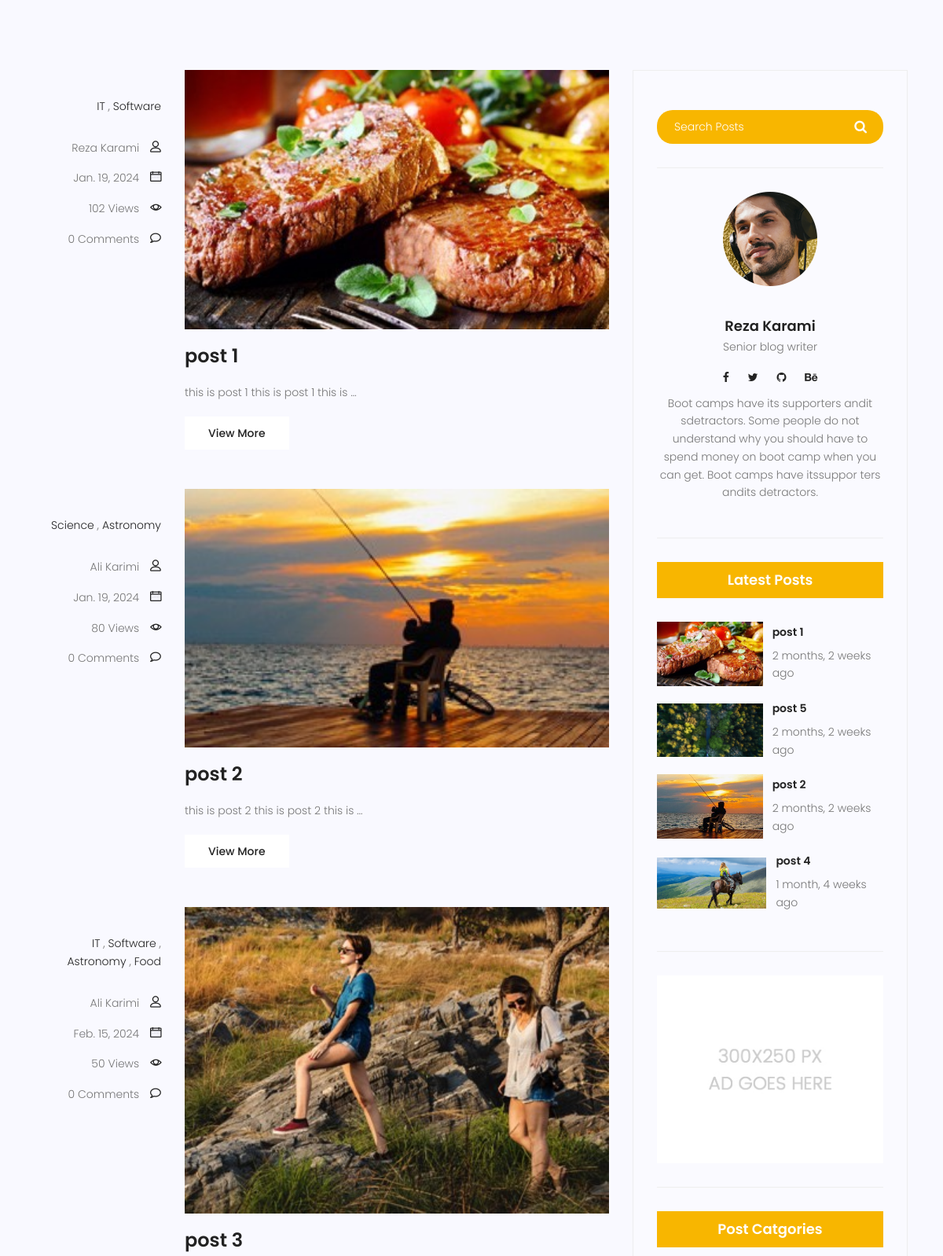
/blog/ (middle part), run on an earlier commit of the app's database.
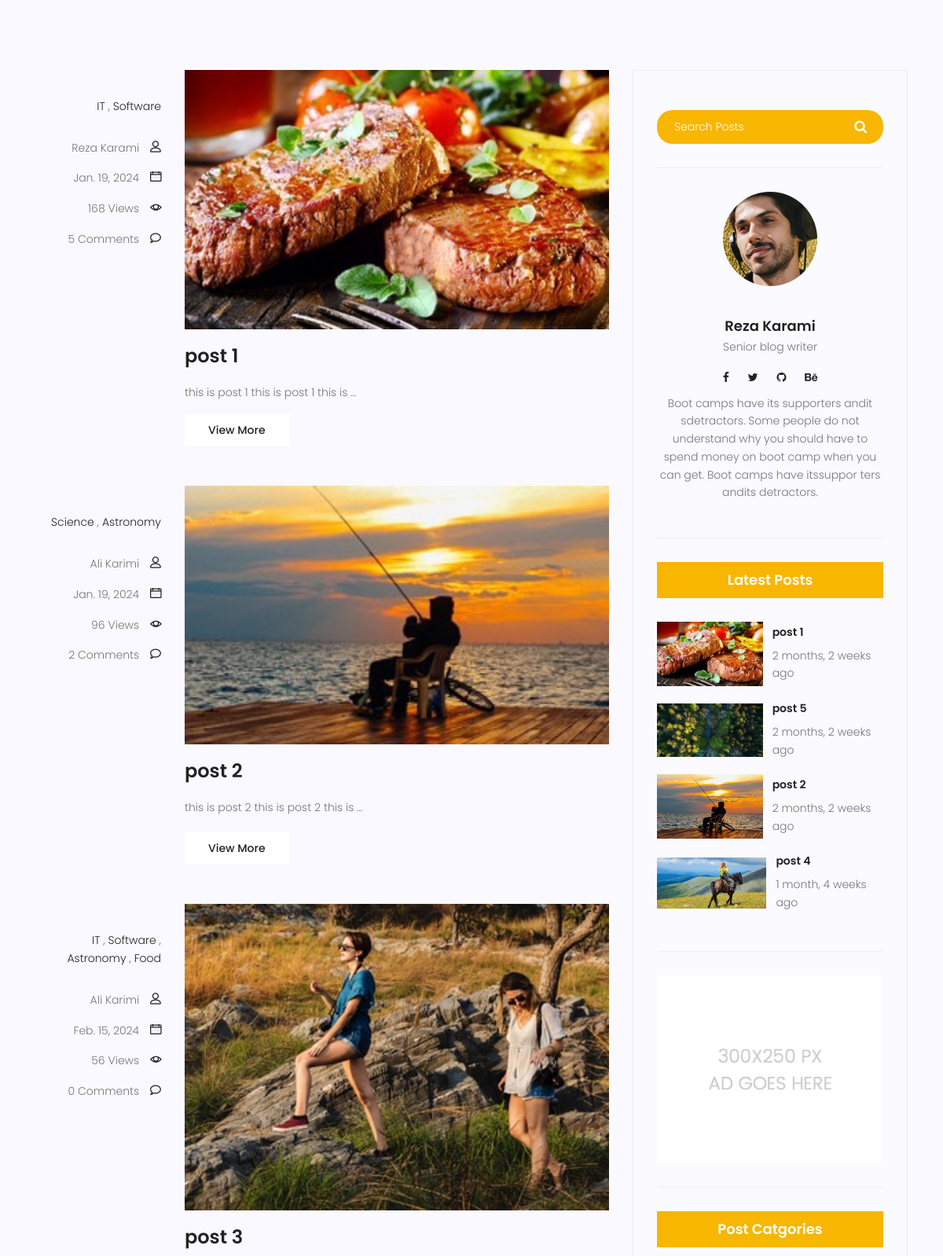
And on a later commit of the database.
### blog/models.py (models this page shows, shortened)
class Post(models.Model):
    image = models.ImageField(upload_to= 'blog/',default='blog/default.jpg')
    author = models.ForeignKey(User,on_delete=models.SET_NULL,null=True)
    title = models.CharField(max_length=255)
    content = models.TextField()
    tags = TaggableManager()
    category = models.ManyToManyField(Category)
    counted_views = models.IntegerField(default=0)
    status = models.BooleanField(default=False)
    published_date = models.DateTimeField(null=True)
    created_date = models.DateTimeField(auto_now_add=True)
    updated_date = models.DateTimeField(auto_now=True)
    class Meta():
        ordering = ['created_date']

### blog/views.py (the view)
# urls.py: path('', blog_view, name="index"),
def blog_view(request, **kwargs):
    posts = Post.objects.filter(published_date__lte=timezone.now(), status=1)
    if kwargs.get('cat_name') != None:
        posts = posts.filter(category__name = kwargs['cat_name'])
    if kwargs.get('author_username') != None:
        posts = posts.filter(author__username = kwargs['author_username'])
    if  kwargs.get('tag_name') != None:
        posts = posts.filter(tags__name__in = [kwargs['tag_name']])
    posts = Paginator(posts,3)
    try:
        page_number = request.GET.get('page')
        posts = posts.get_page(page_number)
    except PageNotAnInteger:
        posts = posts.get_page(1)
    except EmptyPage:
        posts = posts.get_page(1)
    context = {"posts": posts}
    return render(request, 'blog/blog-home.html', context)

### blog/models.py (called while the page is built)
        def __str__(self):
            return self.name

### blog/templatetags/blog_tags.py (called while the page is built)
@register.simple_tag(name='comments_count')
def function(pid):
    post = Post.objects.get(pk=pid)
    comments = Comment.objects.filter(post=post, approved=True).order_by('created_date').reverse()
    return comments.count()

@register.inclusion_tag('blog/blog-popular-posts.html')
def latestsposts(arg = 3):
    posts = Post.objects.filter(published_date__lte=timezone.now(), status=1).order_by('published_date')[:arg]
    return {'posts': posts}

@register.inclusion_tag('blog/blog-post-categories.html')
def postscategories():
    posts = Post.objects.filter(published_date__lte=timezone.now(), status=1)
    categories = Category.objects.all()
    cat_dict = {}
    for name in categories:
        cat_dict[name] = posts.filter(category = name).count()
    return {'categories': cat_dict}

### templates/blog/blog-home.html (shortened to what this page needs)
{% extends 'base.html' %}
{% load static %}
{% load blog_tags %}
{% block content %}
<section class="top-category-widget-area pt-90 pb-90 ">
</section>
<section class="post-content-area">
    <div class="container">
        <div class="row">
            <div class="col-lg-8 posts-list">
                {% for post in posts %}
                <div class="single-post row">
                    <div class="col-lg-3  col-md-3 meta-details">
                        <ul class="tags">
                            {% for cat in post.category.all %}
                            <li><a href="{% url 'blog:category' cat_name=cat.name %}">{{cat.name}}</a> {% if not forloop.last %},{% endif %}</li>
                            {% endfor %}
                        </ul>
                        <div class="user-details row">
                            <p class="user-name col-lg-12 col-md-12 col-6"><a href="{% url 'blog:author' author_username=post.author.username %}">{{post.author.get_full_name}}</a>
                                <span class="lnr lnr-user"></span>
                            </p>
                            <p class="date col-lg-12 col-md-12 col-6"><a href="#">{{post.published_date|date:""}}</a>
                                <span class="lnr lnr-calendar-full"></span>
                            </p>
                            <p class="view col-lg-12 col-md-12 col-6"><a href="#">{{post.counted_views}} Views</a> <span
                                    class="lnr lnr-eye"></span></p>
                            <p class="comments col-lg-12 col-md-12 col-6"><a href="#">{% comments_count post.id %} Comments</a> <span
                                    class="lnr lnr-bubble"></span></p>
                        </div>
                    </div>
                    <div class="col-lg-9 col-md-9 ">
                        <div class="feature-img">
                            <img class="img-fluid" src="{{post.image.url}}" alt="">
                        </div>
                        <a class="posts-title" href="{% url 'blog:single' pid=post.id  %}">
                            <h3>{{post.title}}</h3>
                        </a>
                        <p class="excert">
                            {{post.content|truncatewords:10|safe}}
                        </p>
                        <a href="/blog/{{post.id}}" class="primary-btn">View More</a>
                    </div>
                </div>
                {% endfor %}
            </div>
            <div class="col-lg-4 sidebar-widgets">
                <div class="widget-wrap">
                    {% include 'blog/blog-search.html' %}
                    {% include 'blog/blog-writer.html' %}
                    {% latestsposts 4 %}
                    {% include 'blog/blog-ads.html' %}
                    {% postscategories %}
                </div>
            </div>
        </div>
    </div>
</section>
{% endblock %}

### templates/blog/blog-popular-posts.html
{% load static %}
{% load humanize %}
<div class="single-sidebar-widget popular-post-widget">
    <h4 class="popular-title">Latest Posts</h4>
    <div class="popular-post-list">
        {% for post in posts %}
        <div class="single-post-list d-flex flex-row align-items-center">
            <div class="thumb">
                <a href="{% url 'blog:single' pid=post.id  %}"><h6></h6>
                <img class="img-fluid" src="{{post.image.url}}" alt="">
                </a>
            </div>
            <div class="details">
                <a href="{% url 'blog:single' pid=post.id  %}"><h6>{{post.title}}</h6></a>
                <p>{{post.published_date|naturaltime}}</p>
            </div>
        </div>
        {% endfor %}
    </div>
</div>

What changed in the data, as far as the page shows it:
changed Post "post 1": counted_views "102" → "168"; id "0" → "5"
changed Post "post 2": counted_views "80" → "96"; id "0" → "2"
changed Post "post 3": counted_views "50" → "56"
